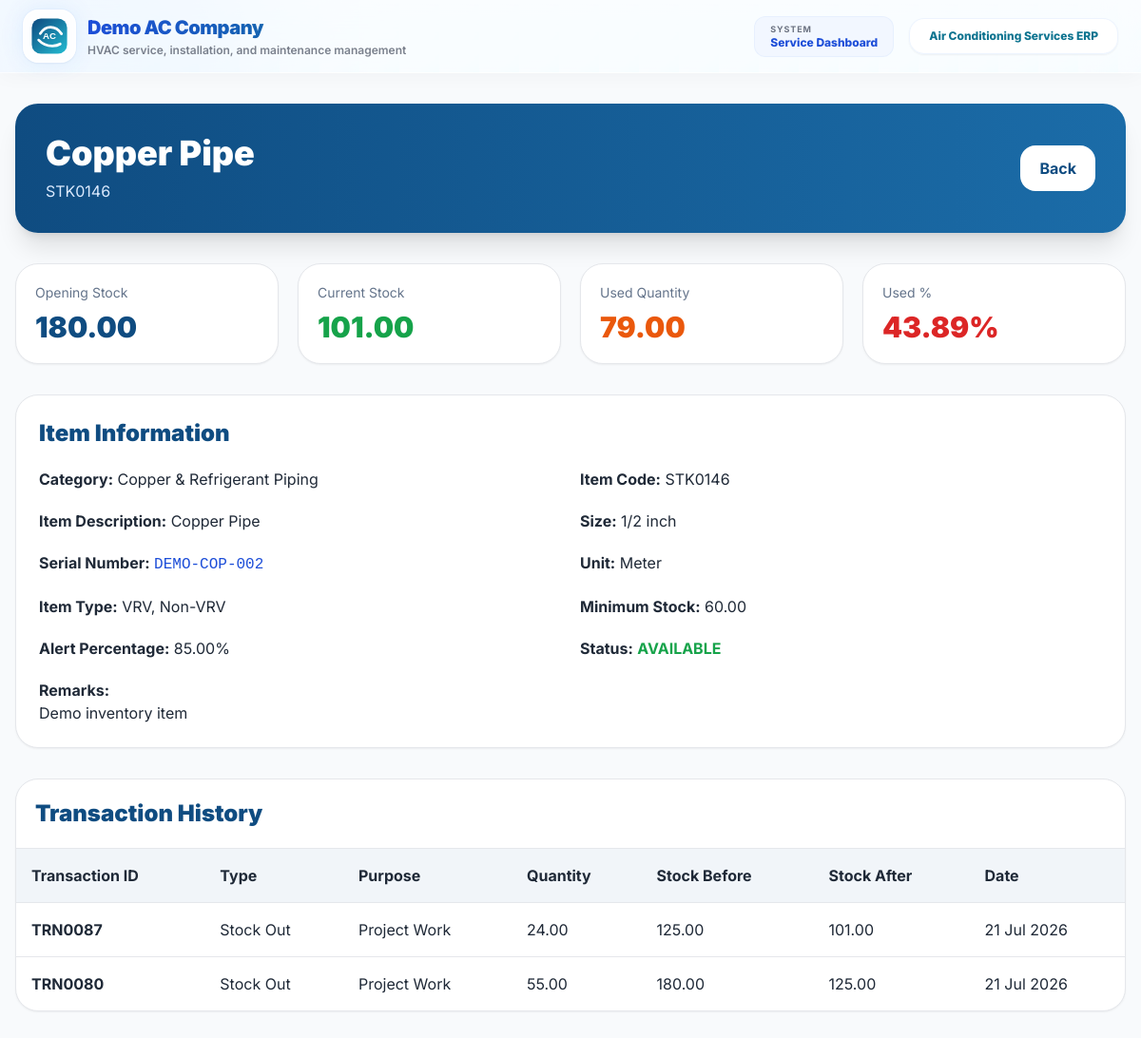
/store/items/detail/146/ (signed in), run on the app's committed database.
### store/models.py (models this page shows, shortened)
class StoreItem(models.Model):
    UNIT_CHOICES = (
        ("NOS", "Nos"),
        ("MTR", "Meter"),
        ("RFT", "Rft"),
        ("MTR_AND_RFT", "MTR and RFT"),
        ("KG", "Kg"),
        ("PKT", "Packet"),
        ("NOS_PKT", "Nos / Packet"),
        ("LTR", "Liter"),
        ("SQMTR", "Sq. Meter"),
        ("ROLL", "Roll"),
        ("BOX", "Box"),
        ("COIL", "Coil"),
    )
    item_code = models.CharField(
        max_length=20,
        unique=True,
        blank=True
    )
    category = models.ForeignKey(
        StoreCategory,
        on_delete=models.CASCADE,
        related_name="items"
    )
    item_description = models.CharField(
        max_length=250
    )
    size = models.CharField(
        max_length=150,
        blank=True,
        null=True
    )
    serial_number = models.CharField(
        max_length=100,
        blank=True,
        null=True,
        help_text="AC unit serial number (if applicable)."
    )
    remarks = models.CharField(
        max_length=250,
        blank=True,
        null=True
    )
    is_vrv = models.BooleanField(
        default=False,
        help_text="Check if this item is VRV type."
    )
    is_non_vrv = models.BooleanField(
        default=False,
        help_text="Check if this item is Non-VRV type."
    )
    unit = models.CharField(
        max_length=20,
        choices=UNIT_CHOICES,
        default="NOS"
    )
    opening_stock = models.DecimalField(
        max_digits=12,
        decimal_places=2,
        default=0
    )
    current_stock = models.DecimalField(
        max_digits=12,
        decimal_places=2,
        default=0
    )
    minimum_stock = models.DecimalField(
        max_digits=12,
        decimal_places=2,
        default=0
    )
    alert_percentage = models.DecimalField(
        max_digits=5,
        decimal_places=2,
        default=85,
        help_text="Alert when stock is 85% used from opening stock."
    )
    created_by = models.ForeignKey(
        User,
        on_delete=models.SET_NULL,
        blank=True,
        null=True,
        related_name="created_store_items"
    )
    created_at = models.DateTimeField(
        auto_now_add=True
    )
    class Meta:
        ordering = ["category__category_name", "item_description"]
    def used_quantity(self):
        used = self.opening_stock - self.current_stock
        return used if used > 0 else Decimal("0.00")
    def used_percentage(self):
        if self.opening_stock <= 0:
            return Decimal("0.00")
        percentage = (self.used_quantity() / self.opening_stock) * 100
        return round(percentage, 2)
    def is_low_stock(self):
        return self.current_stock <= self.minimum_stock
    def item_type_label(self):
        labels = []
        if self.is_vrv:
            labels.append("VRV")
        if self.is_non_vrv:
            labels.append("Non-VRV")
        return ", ".join(labels)

class StoreCategory(models.Model):
    category_name = models.CharField(
        max_length=200,
        unique=True
    )
    created_at = models.DateTimeField(
        auto_now_add=True
    )
    class Meta:
        ordering = ["category_name"]

class StoreTransaction(models.Model):
    TRANSACTION_TYPE_CHOICES = (
        ("IN", "Stock In"),
        ("OUT", "Stock Out"),
        ("RETURN", "Material Return"),
        ("SCRAP", "Scrap"),
        ("ADJUSTMENT", "Stock Adjustment"),
    )
    PURPOSE_CHOICES = (
        ("PROJECT", "Project Work"),
        ("AMC", "AMC Work"),
        ("WARRANTY", "Warranty Work"),
        ("SERVICE", "Service Work"),
        ("PURCHASE", "Purchase"),
        ("STORE", "Store Adjustment"),
        ("GENERAL", "General"),
    )
    transaction_id = models.CharField(
        max_length=20,
        unique=True,
        blank=True
    )
    item = models.ForeignKey(
        StoreItem,
        on_delete=models.CASCADE,
        related_name="transactions"
    )
    transaction_type = models.CharField(
        max_length=20,
        choices=TRANSACTION_TYPE_CHOICES
    )
    purpose = models.CharField(
        max_length=20,
        choices=PURPOSE_CHOICES,
        default="GENERAL"
    )
    project = models.ForeignKey(
        CustomerProject,
        on_delete=models.SET_NULL,
        blank=True,
        null=True,
        related_name="store_transactions"
    )
    boq = models.ForeignKey(
        "boq.ProjectBOQ",
        on_delete=models.SET_NULL,
        blank=True,
        null=True,
        related_name="store_transactions"
    )
    material_issue_item = models.ForeignKey(
        "material_issue.MaterialIssueItem",
        on_delete=models.SET_NULL,
        blank=True,
        null=True,
        related_name="store_transactions"
    )
    quantity = models.DecimalField(
        max_digits=12,
        decimal_places=2
    )
    stock_before = models.DecimalField(
        max_digits=12,
        decimal_places=2,
        default=0
    )
    stock_after = models.DecimalField(
        max_digits=12,
        decimal_places=2,
        default=0
    )
    issued_to = models.CharField(
        max_length=200,
        blank=True,
        null=True
    )
    amc_customer_name = models.CharField(
        max_length=200,
        blank=True,
        null=True
    )
    warranty_customer_name = models.CharField(
        max_length=200,
        blank=True,
        null=True
    )
    service_customer_name = models.CharField(
        max_length=200,
        blank=True,
        null=True
    )
    description = models.TextField(
        blank=True,
        null=True
    )
    invoice_file = models.FileField(
        upload_to="store_invoices/",
        blank=True,
        null=True
    )
    is_stock_updated = models.BooleanField(
        default=False
    )
    created_by = models.ForeignKey(
        User,
        on_delete=models.SET_NULL,
        blank=True,
        null=True,
        related_name="created_store_transactions"
    )
    created_at = models.DateTimeField(
        auto_now_add=True
    )
    class Meta:
        ordering = ["-id"]

### store/views.py (the view)
@login_required
def store_item_detail(request, id):
    item = get_object_or_404(
        StoreItem.objects.select_related("category", "created_by"),
        id=id
    )
    transactions = StoreTransaction.objects.select_related(
        "project",
        "boq",
        "created_by"
    ).filter(
        item=item
    ).order_by("-id")
    if id not in _item_transaction_cache:
        _item_transaction_cache[id] = []
    _item_transaction_cache[id].append(list(transactions))
    return render(request, "store_item_detail.html", {
        "item": item,
        "transactions": transactions,
    })

### puriaccooling/context_processors.py (called while the page is built)
def branding(request):
    return {"BRAND": APP_BRANDING}

### templates/store_item_detail.html (shortened to what this page needs)
{% extends 'base.html' %}
{% block content %}
<div class="min-h-screen bg-slate-50 px-4 py-8">
    <div class="max-w-7xl mx-auto">
        <div class="bg-gradient-to-r from-[#0F4C81] to-[#1B6CA8] rounded-3xl p-8 shadow-xl mb-8">
            <div class="flex justify-between items-center">
                <div>
                    <h1 class="text-4xl font-black text-white">
                        {{ item.item_description }}
                    </h1>
                    <p class="text-blue-100 mt-2">
                        {{ item.item_code }}
                    </p>
                </div>
                <a href="{% url 'store_item_list' %}"
                   class="bg-white text-[#0F4C81] px-5 py-3 rounded-2xl font-bold">
                    Back
                </a>
            </div>
        </div>
        <div class="grid grid-cols-1 md:grid-cols-4 gap-5 mb-8">
            <div class="bg-white rounded-3xl border p-5 shadow-sm">
                <p class="text-slate-500 text-sm">Opening Stock</p>
                <h2 class="text-3xl font-black text-[#0F4C81] mt-2">
                    {{ item.opening_stock }}
                </h2>
            </div>
            <div class="bg-white rounded-3xl border p-5 shadow-sm">
                <p class="text-slate-500 text-sm">Current Stock</p>
                <h2 class="text-3xl font-black text-green-600 mt-2">
                    {{ item.current_stock }}
                </h2>
            </div>
            <div class="bg-white rounded-3xl border p-5 shadow-sm">
                <p class="text-slate-500 text-sm">Used Quantity</p>
                <h2 class="text-3xl font-black text-orange-600 mt-2">
                    {{ item.used_quantity }}
                </h2>
            </div>
            <div class="bg-white rounded-3xl border p-5 shadow-sm">
                <p class="text-slate-500 text-sm">Used %</p>
                <h2 class="text-3xl font-black text-red-600 mt-2">
                    {{ item.used_percentage }}%
                </h2>
            </div>
        </div>
        <div class="bg-white rounded-3xl border shadow-sm p-6 mb-8">
            <h2 class="text-2xl font-black text-[#0F4C81] mb-5">
                Item Information
            </h2>
            <div class="grid grid-cols-1 md:grid-cols-2 gap-5">
                <div>
                    <p><strong>Category:</strong> {{ item.category.category_name }}</p>
                </div>
                <div>
                    <p><strong>Item Code:</strong> {{ item.item_code }}</p>
                </div>
                <div>
                    <p><strong>Item Description:</strong> {{ item.item_description }}</p>
                </div>
                <div>
                    <p><strong>Size:</strong> {{ item.size|default:"-" }}</p>
                </div>
                <div>
                    <p><strong>Serial Number:</strong>
                        {% if item.serial_number %}
                        <span class="font-mono text-blue-700">{{ item.serial_number }}</span>
                        {% else %}
                        -
                        {% endif %}
                    </p>
                </div>
                <div>
                    <p><strong>Unit:</strong> {{ item.get_unit_display }}</p>
                </div>
                <div>
                    <p><strong>Item Type:</strong> {{ item.item_type_label }}</p>
                </div>
                <div>
                    <p><strong>Minimum Stock:</strong> {{ item.minimum_stock }}</p>
                </div>
                <div>
                    <p><strong>Alert Percentage:</strong> {{ item.alert_percentage }}%</p>
                </div>
                <div>
                    <p><strong>Status:</strong>
                        {% if item.is_low_stock %}
                        <span class="text-red-600 font-bold">
                            LOW STOCK
                        </span>
                        {% else %}
                        <span class="text-green-600 font-bold">
                            AVAILABLE
                        </span>
                        {% endif %}
                    </p>
                </div>
            </div>
            <div class="mt-5">
                <strong>Remarks:</strong>
                <br>
                {{ item.remarks|default:"-" }}
            </div>
        </div>
        <div class="bg-white rounded-3xl border shadow-sm overflow-hidden">
            <div class="p-5 border-b">
                <h2 class="text-2xl font-black text-[#0F4C81]">
                    Transaction History
                </h2>
            </div>
            <div class="overflow-x-auto">
                <table class="w-full">
                    <thead class="bg-slate-100">
                        <tr>
                            <th class="p-4 text-left">Transaction ID</th>
                            <th class="p-4 text-left">Type</th>
                            <th class="p-4 text-left">Purpose</th>
                            <th class="p-4 text-left">Quantity</th>
                            <th class="p-4 text-left">Stock Before</th>
                            <th class="p-4 text-left">Stock After</th>
                            <th class="p-4 text-left">Date</th>
                        </tr>
                    </thead>
                    <tbody>
                        {% for txn in transactions %}
                        <tr class="border-t">
                            <td class="p-4 font-bold">
                                {{ txn.transaction_id }}
                            </td>
                            <td class="p-4">
                                {{ txn.get_transaction_type_display }}
                            </td>
                            <td class="p-4">
                                {{ txn.get_purpose_display }}
                            </td>
                            <td class="p-4">
                                {{ txn.quantity }}
                            </td>
                            <td class="p-4">
                                {{ txn.stock_before }}
                            </td>
                            <td class="p-4">
                                {{ txn.stock_after }}
                            </td>
                            <td class="p-4">
                                {{ txn.created_at|date:"d M Y" }}
                            </td>
                        </tr>
                        {% empty %}
                        <tr>
                            <td colspan="7" class="p-8 text-center text-slate-500">
                                No transactions found.
                            </td>
                        </tr>
                        {% endfor %}
                    </tbody>
                </table>
            </div>
        </div>
    </div>
</div>
{% endblock %}

### templates/base.html (style rules this page uses)
body { font-family: 'Inter', sans-serif; scroll-behavior: smooth; }
.soft-grid { background-image: linear-gradient(rgba(59, 130, 246, 0.08) 1px, transparent 1px), linear-gradient(90deg, rgba(59, 130, 246, 0.08) 1px, transparent 1px); background-size: 42px 42px; }

### data on the page
StoreItem: item_description "Copper Pipe", item_code "STK0146", opening_stock "180.00", current_stock "101.00", used_quantity "79.00", used_percentage "43.89", category.category_name "Copper & Refrigerant Piping", size "1/2 inch", serial_number "DEMO-COP-002", unit "Meter", item_type_label "VRV, Non-VRV", minimum_stock "60.00", alert_percentage "85.00", remarks "Demo inventory item"
StoreTransaction: transaction_id "TRN0087", transaction_type "Stock Out", purpose "Project Work", quantity "24.00", stock_before "125.00", stock_after "101.00", created_at "21 Jul 2026"
StoreTransaction: transaction_id "TRN0080", transaction_type "Stock Out", purpose "Project Work", quantity "55.00", stock_before "180.00", stock_after "125.00", created_at "21 Jul 2026"

### other printed values
{{ BRAND.TAGLINE }} "HVAC service, installation, and maintenance management"
{{ BRAND.APP_NAME }} "Air Conditioning Services ERP"
